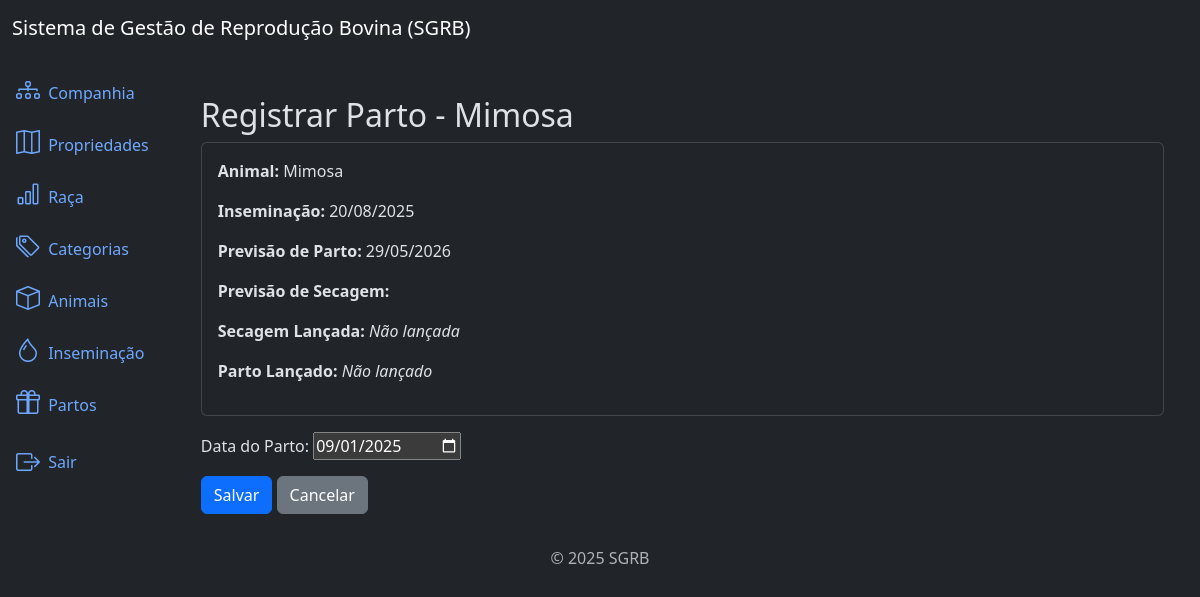
Screenshot of /births/7/check_birth/ (signed in) with the database file from the repository.
### births/models.py (models this page shows, shortened)
class Birth(models.Model):
    animal = models.ForeignKey(
        Animal,
        on_delete=models.PROTECT,
        related_name='births'
    )
    insemination = models.ForeignKey(
        Insemination,
        on_delete=models.PROTECT,
        null=True,
        blank=True,
        related_name='births'
    )
    expected_birth = models.DateField(null=True, blank=True)
    expected_dry = models.DateField(null=True, blank=True)
    dry = models.DateField(null=True, blank=True)
    birth = models.DateField(null=True, blank=True)
    created_at = models.DateTimeField(auto_now_add=True)
    updated_at = models.DateTimeField(auto_now=True)
    class Meta:
        ordering = ['-created_at']

### animals/models.py (models this page shows, shortened)
class Animal(models.Model):
    name = models.CharField(max_length=100)
    birth = models.DateField(null=True, blank=True)
    farm = models.ForeignKey(Farm, on_delete=models.PROTECT, related_name='animais')  # noqa
    breed = models.ForeignKey(Breed, on_delete=models.PROTECT, related_name='animais')  # noqa
    category = models.ForeignKey(Category, on_delete=models.PROTECT, related_name='animais') # noqa
    created_at = models.DateTimeField(auto_now_add=True)
    updated_at = models.DateTimeField(auto_now=True)
    culling_date = models.DateField(null=True, blank=True,verbose_name='Data da Baixa')  # noqa
    culling_reason = models.CharField(
        max_length=2,
        choices=CULLING_REASON_CHOICES,
        null=True,
        blank=True,
    )
    class Meta:
        ordering = ['name']

### inseminations/models.py (models this page shows, shortened)
class Insemination(models.Model):
    animal = models.ForeignKey(Animal, on_delete=models.PROTECT, related_name='inseminations')  # noqa
    date_of_insemination = models.DateField()
    expected_pregnancy = models.DateField(null=True, blank=True)
    pregnancy_check = models.DateField(null=True, blank=True)
    is_pregnant = models.CharField(
        max_length=1,
        choices=PRENHEZ_CHOICES,
        null=True,
        blank=True
    )
    created_at = models.DateTimeField(auto_now_add=True)
    updated_at = models.DateTimeField(auto_now=True)
    class Meta:
        ordering = ['-created_at']

### births/views.py (the view, shortened to what this page needs)
# urls.py: path('births/<int:pk>/check_birth/', views.CheckBirthUpdateView.as_view(), name='birth_check_birth'),  # noqa
class CheckBirthUpdateView(LoginRequiredMixin, PermissionRequiredMixin, UpdateView): # noqa
    model = models.Birth
    form_class = forms.BirthCheckBirthUpdateForm
    template_name = "birth_check_birth.html"
    permission_required = 'births.change_birth'
    def get_queryset(self):
        return models.Birth.objects.filter(birth__isnull=True)

### births/forms.py
class BirthCheckBirthUpdateForm(forms.ModelForm):
    class Meta:
        model = models.Birth
        fields = ['birth']
        widgets = {
            'birth': forms.DateInput(
                attrs={'type': 'date'},
                format='%Y-%m-%d'
            )
        }
        labels = {
            'birth': 'Data do Parto',
        }
    def __init__(self, *args, **kwargs):
        super().__init__(*args, **kwargs)
        if not self.instance.birth:
            self.initial['birth'] = now().date()

### births/templates/birth_check_birth.html (shortened to what this page needs)
{% extends "base.html" %}
{% block content %}
<div class="container mt-4">
  <h2>Registrar Parto - {{ object.animal.name }}</h2>
  <div class="card p-3 mb-3">
    <p><strong>Animal:</strong> {{ object.animal.name }}</p>
    <p><strong>Inseminação:</strong> {{ object.insemination.date_of_insemination|date:"d/m/Y" }}</p>
    <p><strong>Previsão de Parto:</strong> {{ object.expected_birth|date:"d/m/Y" }}</p>
    <p><strong>Previsão de Secagem:</strong> {{ object.expected_dry|date:"d/m/Y" }}</p>
    <p><strong>Secagem Lançada:</strong>
        {% if object.dry %} {{ object.dry|date:"d/m/Y" }} {% else %} <em>Não lançada</em> {% endif %}
    </p>
    <p><strong>Parto Lançado:</strong>
        {% if object.birth %} {{ object.birth|date:"d/m/Y" }} {% else %} <em>Não lançado</em> {% endif %}
    </p>
  </div>
  <form method="post">
    {{ form.as_p }}
    <button type="submit" class="btn btn-primary">Salvar</button>
    <a href="{% url 'birth_list' %}" class="btn btn-secondary">Cancelar</a>
  </form>
</div>
{% endblock %}

### rows the page displays
Birth: animal.name "Mimosa", insemination.date_of_insemination "20/08/2025", expected_birth "29/05/2026", birth "09/01/2025"
